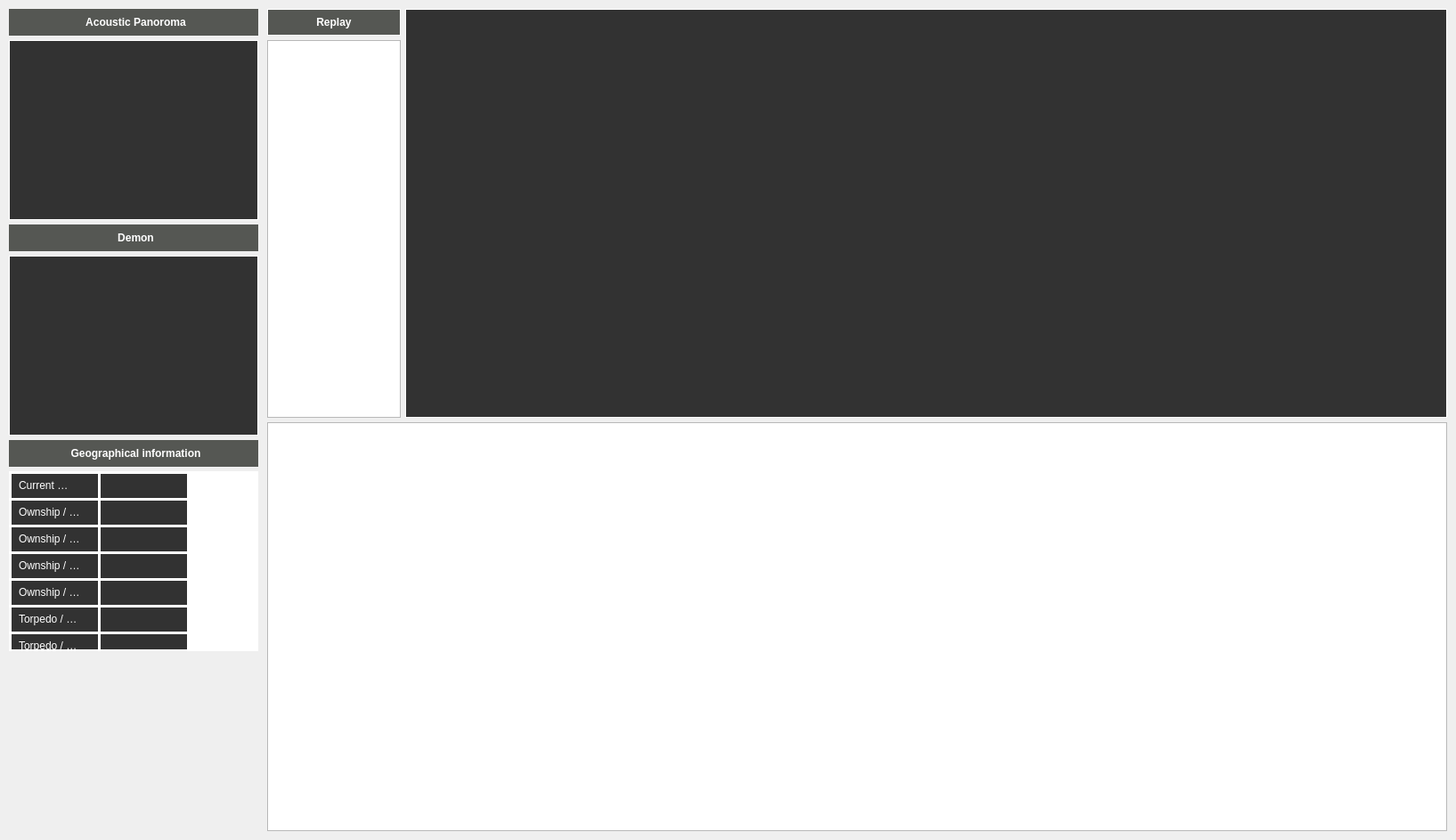
<?xml version="1.0" encoding="UTF-8"?>
<ui version="4.0">
 <class>TrajectoryView</class>
 <widget class="QWidget" name="TrajectoryView">
  <property name="geometry">
   <rect>
    <x>0</x>
    <y>0</y>
    <width>1635</width>
    <height>943</height>
   </rect>
  </property>
  <property name="windowTitle">
   <string>Trajectory View</string>
  </property>
  <layout class="QHBoxLayout" name="mainLayout">
   <property name="spacing">
    <number>10</number>
   </property>
   <property name="leftMargin">
    <number>10</number>
   </property>
   <property name="topMargin">
    <number>10</number>
   </property>
   <property name="rightMargin">
    <number>10</number>
   </property>
   <property name="bottomMargin">
    <number>10</number>
   </property>
   <item>
    <layout class="QVBoxLayout" name="leftLayout">
     <property name="spacing">
      <number>5</number>
     </property>
     <property name="leftMargin">
      <number>0</number>
     </property>
     <property name="topMargin">
      <number>0</number>
     </property>
     <property name="rightMargin">
      <number>0</number>
     </property>
     <property name="bottomMargin">
      <number>0</number>
     </property>
     <item>
      <widget class="QLabel" name="acousticLabel">
       <property name="minimumSize">
        <size>
         <width>0</width>
         <height>30</height>
        </size>
       </property>
       <property name="maximumSize">
        <size>
         <width>400</width>
         <height>30</height>
        </size>
       </property>
       <property name="styleSheet">
        <string notr="true">background-color: rgb(85, 87, 83); color: white; font-weight: bold; padding-left: 5px;</string>
       </property>
       <property name="text">
        <string>Acoustic Panoroma</string>
       </property>
       <property name="alignment">
        <set>Qt::AlignmentFlag::AlignCenter</set>
       </property>
      </widget>
     </item>
     <item>
      <widget class="QGraphicsView" name="acousticGraphWidget">
       <property name="sizePolicy">
        <sizepolicy hsizetype="Fixed" vsizetype="Expanding">
         <horstretch>0</horstretch>
         <verstretch>0</verstretch>
        </sizepolicy>
       </property>
       <property name="minimumSize">
        <size>
         <width>280</width>
         <height>0</height>
        </size>
       </property>
       <property name="maximumSize">
        <size>
         <width>400</width>
         <height>16777215</height>
        </size>
       </property>
       <property name="styleSheet">
        <string notr="true">background-color: rgb(50, 50, 50); border: 1px solid rgb(255, 255, 255);</string>
       </property>
       <property name="renderHints">
        <set>QPainter::RenderHint::Antialiasing</set>
       </property>
      </widget>
     </item>
     <item>
      <widget class="QLabel" name="demonLabel">
       <property name="minimumSize">
        <size>
         <width>0</width>
         <height>30</height>
        </size>
       </property>
       <property name="maximumSize">
        <size>
         <width>400</width>
         <height>30</height>
        </size>
       </property>
       <property name="styleSheet">
        <string notr="true">background-color: rgb(85, 87, 83); color: white; font-weight: bold; padding-left: 5px;</string>
       </property>
       <property name="text">
        <string>Demon</string>
       </property>
       <property name="alignment">
        <set>Qt::AlignmentFlag::AlignCenter</set>
       </property>
      </widget>
     </item>
     <item>
      <widget class="QGraphicsView" name="demonGraphWidget">
       <property name="sizePolicy">
        <sizepolicy hsizetype="Fixed" vsizetype="Expanding">
         <horstretch>0</horstretch>
         <verstretch>0</verstretch>
        </sizepolicy>
       </property>
       <property name="minimumSize">
        <size>
         <width>280</width>
         <height>0</height>
        </size>
       </property>
       <property name="maximumSize">
        <size>
         <width>400</width>
         <height>16777215</height>
        </size>
       </property>
       <property name="styleSheet">
        <string notr="true">background-color: rgb(50, 50, 50); border: 1px solid rgb(255, 255, 255);</string>
       </property>
       <property name="renderHints">
        <set>QPainter::RenderHint::Antialiasing</set>
       </property>
      </widget>
     </item>
     <item>
      <widget class="QLabel" name="geoHeaderLabel">
       <property name="minimumSize">
        <size>
         <width>0</width>
         <height>30</height>
        </size>
       </property>
       <property name="maximumSize">
        <size>
         <width>400</width>
         <height>30</height>
        </size>
       </property>
       <property name="styleSheet">
        <string notr="true">background-color: rgb(85, 87, 83); color: white; font-weight: bold; padding-left: 5px;</string>
       </property>
       <property name="text">
        <string>Geographical information</string>
       </property>
       <property name="alignment">
        <set>Qt::AlignmentFlag::AlignCenter</set>
       </property>
      </widget>
     </item>
     <item>
      <widget class="QTableWidget" name="geoTable">
       <property name="sizePolicy">
        <sizepolicy hsizetype="Fixed" vsizetype="Expanding">
         <horstretch>0</horstretch>
         <verstretch>0</verstretch>
        </sizepolicy>
       </property>
       <property name="minimumSize">
        <size>
         <width>280</width>
         <height>9</height>
        </size>
       </property>
       <property name="maximumSize">
        <size>
         <width>400</width>
         <height>16777215</height>
        </size>
       </property>
       <property name="styleSheet">
        <string notr="true">QTableWidget { 
  gridline-color: rgba(255, 255, 255, 0);
  border: 2px solid rgb(255, 255, 255);
}
QTableWidget::item {
  padding: 5px;
  border: 1px solid rgb(255, 255, 255);
  background-color: rgb(50, 50, 50);
  color: rgb(255, 255, 255);
}</string>
       </property>
       <property name="frameShape">
        <enum>QFrame::Shape::NoFrame</enum>
       </property>
       <property name="frameShadow">
        <enum>QFrame::Shadow::Raised</enum>
       </property>
       <property name="lineWidth">
        <number>0</number>
       </property>
       <property name="verticalScrollBarPolicy">
        <enum>Qt::ScrollBarPolicy::ScrollBarAlwaysOff</enum>
       </property>
       <property name="horizontalScrollBarPolicy">
        <enum>Qt::ScrollBarPolicy::ScrollBarAlwaysOff</enum>
       </property>
       <property name="showGrid">
        <bool>true</bool>
       </property>
       <property name="gridStyle">
        <enum>Qt::PenStyle::SolidLine</enum>
       </property>
       <property name="rowCount">
        <number>7</number>
       </property>
       <property name="columnCount">
        <number>2</number>
       </property>
       <attribute name="horizontalHeaderVisible">
        <bool>false</bool>
       </attribute>
       <attribute name="verticalHeaderVisible">
        <bool>false</bool>
       </attribute>
       <row/>
       <row/>
       <row/>
       <row/>
       <row/>
       <row/>
       <row/>
       <column/>
       <column/>
       <item row="0" column="0">
        <property name="text">
         <string>Current Selected Time</string>
        </property>
       </item>
       <item row="1" column="0">
        <property name="text">
         <string>Ownship / Torpedo Bearing</string>
        </property>
       </item>
       <item row="2" column="0">
        <property name="text">
         <string>Ownship / Torpedo Range</string>
        </property>
       </item>
       <item row="3" column="0">
        <property name="text">
         <string>Ownship / Target Bearing</string>
        </property>
       </item>
       <item row="4" column="0">
        <property name="text">
         <string>Ownship / Target Range</string>
        </property>
       </item>
       <item row="5" column="0">
        <property name="text">
         <string>Torpedo / Target Bearing</string>
        </property>
       </item>
       <item row="6" column="0">
        <property name="text">
         <string>Torpedo / Target Range</string>
        </property>
       </item>
      </widget>
     </item>
     <item>
      <spacer name="verticalSpacer">
       <property name="orientation">
        <enum>Qt::Orientation::Vertical</enum>
       </property>
       <property name="sizeHint" stdset="0">
        <size>
         <width>20</width>
         <height>40</height>
        </size>
       </property>
      </spacer>
     </item>
    </layout>
   </item>
   <item>
    <layout class="QVBoxLayout" name="rightLayout">
     <property name="spacing">
      <number>5</number>
     </property>
     <item>
      <layout class="QHBoxLayout" name="topRightLayout">
       <property name="spacing">
        <number>5</number>
       </property>
       <item>
        <layout class="QVBoxLayout" name="tubeSelectLayout">
         <property name="spacing">
          <number>5</number>
         </property>
         <item>
          <widget class="QPushButton" name="replayButton">
           <property name="minimumSize">
            <size>
             <width>0</width>
             <height>30</height>
            </size>
           </property>
           <property name="maximumSize">
            <size>
             <width>150</width>
             <height>30</height>
            </size>
           </property>
           <property name="styleSheet">
            <string notr="true">QPushButton {
  background-color: rgb(85, 87, 83);
  color: white;
  font-weight: bold;
  border: 1px solid rgb(255, 255, 255);
}
QPushButton:hover {
  background-color: rgb(100, 100, 100);
}
QPushButton:pressed {
  background-color: rgb(70, 70, 70);
}</string>
           </property>
           <property name="text">
            <string>Replay</string>
           </property>
          </widget>
         </item>
         <item>
          <widget class="QColumnView" name="TubeSelect">
           <property name="maximumSize">
            <size>
             <width>150</width>
             <height>16777215</height>
            </size>
           </property>
          </widget>
         </item>
        </layout>
       </item>
       <item>
        <widget class="QGraphicsView" name="TrajectoryPlot">
         <property name="styleSheet">
          <string notr="true">background-color: rgb(50, 50, 50); border: 1px solid rgb(255, 255, 255);</string>
         </property>
         <property name="frameShape">
          <enum>QFrame::Shape::NoFrame</enum>
         </property>
         <property name="renderHints">
          <set>QPainter::RenderHint::Antialiasing</set>
         </property>
        </widget>
       </item>
      </layout>
     </item>
     <item>
      <widget class="QColumnView" name="TablePlot">
       <property name="frameShadow">
        <enum>QFrame::Shadow::Sunken</enum>
       </property>
      </widget>
     </item>
    </layout>
   </item>
  </layout>
 </widget>
 <resources/>
 <connections/>
</ui>
